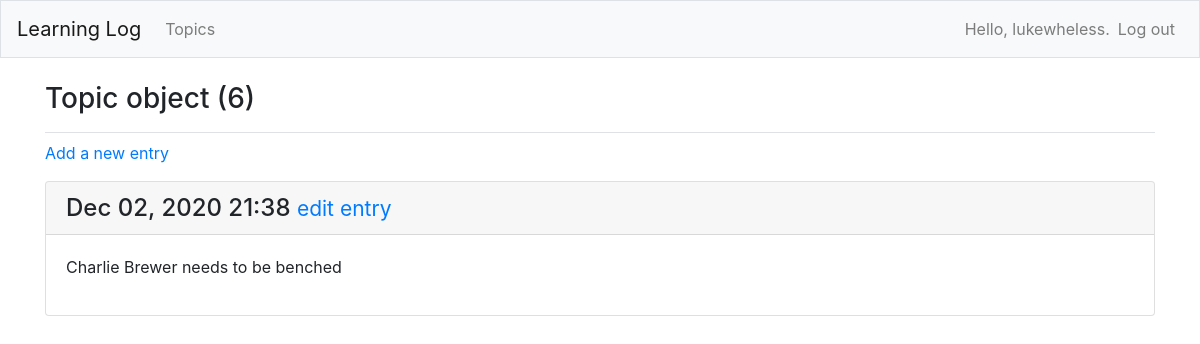
Page /topics/6/ (signed in) on the committed database.
### learning_logs/models.py (models this page shows, shortened)
class Topic(models.Model):
    text = models.CharField(max_length=200)
    date_added = models.DateTimeField(auto_now_add=True)
    owner = models.ForeignKey(User, on_delete=models.CASCADE)

class Entry(models.Model):
    topic = models.ForeignKey(Topic, on_delete=models.CASCADE)
    text = models.TextField()
    date_added = models.DateTimeField(auto_now_add=True)
    class Meta:
        verbose_name_plural = 'entries'

### learning_logs/views.py (the view)
# urls.py: path('topics/<int:topic_id>/', views.topic, name="topic"),
@login_required
def topic(request, topic_id):
    topic = Topic.objects.get(id=topic_id)
    if topic.owner != request.user:
        raise Http404
    entries = topic.entry_set.order_by("-date_added") # desc order (-)
    context = {'topic': topic, 'entries': entries}
    return render(request,'learning_logs/topic.html', context)

### learning_logs/templates/learning_logs/topic.html
{% extends "learning_logs/base.html" %}
{% block page_header %}
    <h3>{{ topic }}</h3>
{% endblock page_header %}
{% block content %}
    <p>
        <a href="{% url 'learning_logs:new_entry' topic.id %}">Add a new entry</a>
    </p>
    {% for e in entries %}
        <div class="card mb-3">
            <h4 class="card-header">
                {{ e.date_added|date:'M d, Y H:i' }}
                <small><a href="{% url 'learning_logs:edit_entry' e.id %}">
                    edit entry</a></small>
            </h4>
            <div class="card-body">
                {{ e.text|linebreaks }}
            </div>
        </div>
    {% empty %}
        <p>There are no entries for this topic yet.</p>
    {% endfor %}
{% endblock content %}

### learning_logs/templates/learning_logs/base.html (shortened to what this page needs)
{% load bootstrap4 %}
<!doctype html>
<html lang="en">
<head>
{% bootstrap_css %}
</head>
<body>
    <nav class="navbar navbar-expand-md navbar-light bg-light mb-4 border">
        <a class="navbar-brand" href="{% 'learning_logs:index' %"}>
            Learning Log</a>
        <div class="collapse navbar-collapse" id="navbarCollapse">
            <ul class="navbar-nav mr-auto">
                <li class="nav-item">
                    <a class="nav-link" href="{% url 'learning_logs:topics'%}">
                        Topics</a></li>
            </ul>
            <ul class="navbar-nav ml-auto">
                {% if user.is_authenticated %}
                    <li class="nav-item">
                        <span class="navbar-text">Hello, {{ user.username }}.</span>
                    </li>
                    <li class="nav-item">
                        <a class="nav-link" href="{% url 'users:logout' %}">Log out</a>
                    </li>
                {% else %}
                    <li class="nav-item">
                        <a class="nav-link" href="{% url 'users:register' %}">Register</a>
                    </li>
                    <li class="nav-item" href="{% url 'users:login' %}">Log in</a></li>
                {% endif %}
            </ul>
        </div>
    </nav>
    <main role="main" class="container">
        <div class="pb-2 mb-2 border-bottom">
            {% block page_header %}{% endblock page_header %}
        </div>
        <div>
            {% block content %}{% endblock content %}
        </div>
    </main>
</body>
</html>

### rows in the picture
Topic: id "Topic object (6)"
Entry: date_added "Dec 02, 2020 21:38", text "Charlie Brewer needs to be benched"

### other values in the picture
{{ user.username }} "lukewheless"
